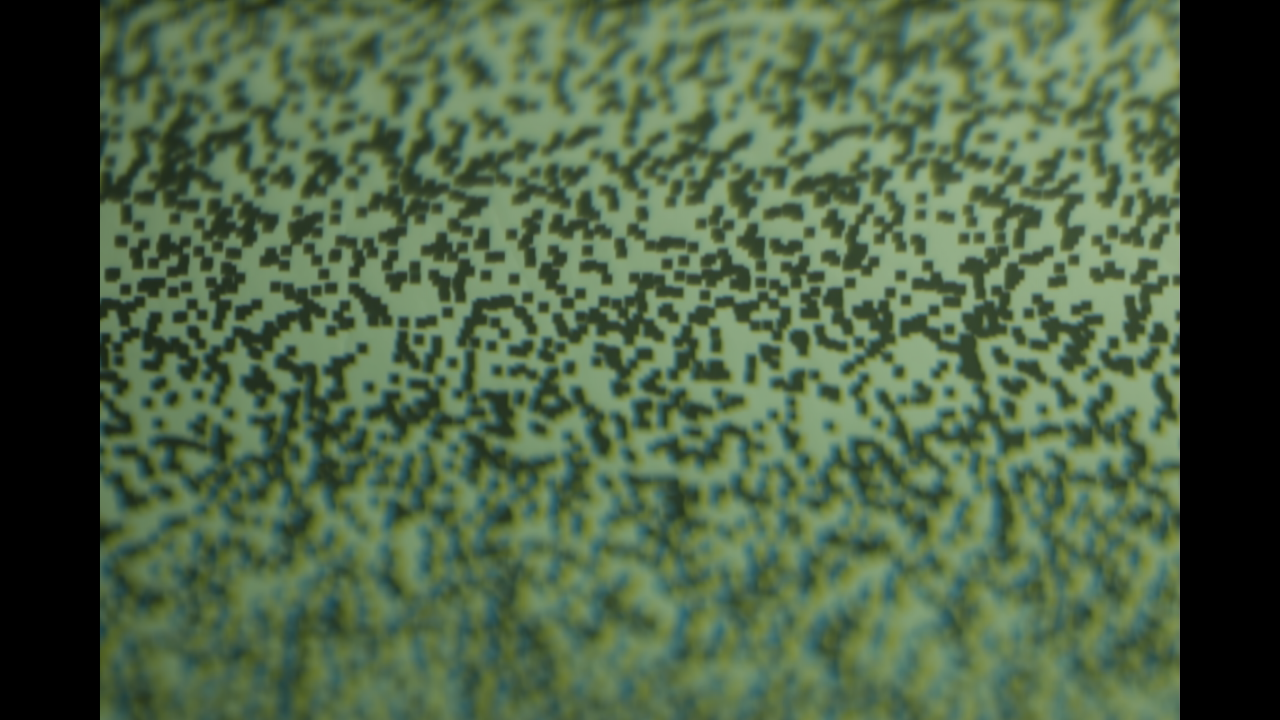
#> input picture assets/sample/calib_2400mm_raw.png, 1280 x 720 px
$ python -i synth.py   (imports and definitions only)
#> lines starting #> are read from the running program, lines starting #| are printed output that depends on the picture
### tools/record_repro/2026-11-07/theme1_physics/spectral.py
"""分光モデル: 光源・センサ・開口フィルタを合わせて、各センサチャネルがどちらの半開口の光を受けるかを出す。

開発リポにフィルタの分光資料は無かった（Grep で確認）ので、すべて [仮定]。
ただし「単色光ならどのチャネルも同じ開口形状を見る」は仮定によらない（T(x,y;λ) は 1 つの関数）。
"""
import numpy as np

LAM = np.arange(380.0, 731.0, 1.0)
DL = LAM[1] - LAM[0]


def gauss(mu, fwhm):
    s = fwhm / 2.3548
    return np.exp(-0.5 * ((LAM - mu) / s) ** 2)


def expit(x):
    return 1.0 / (1.0 + np.exp(-x))


# センサ感度 [仮定]（IR カットで 680 nm 以降を落とす）
IRCUT = expit((680.0 - LAM) / 8.0)
SENS = dict(
    R=gauss(600.0, 75.0) * IRCUT,
    G=gauss(535.0, 85.0) * IRCUT,
    B=gauss(462.0, 65.0) * IRCUT,
)
#> further down, picture is the input picture: shape (720, 1280, 3); mean B, G, R 70.3, 98.6, 77.7
CH = ["R", "G", "B"]


# [5 lines left out: function filter_pair, not called in this run]


FILTER_CASES = {
    "基準(Y500/C580)": dict(y_edge=500.0, c_edge=580.0, leak=0.0),
    "重なり狭(Y520/C560)": dict(y_edge=520.0, c_edge=560.0, leak=0.0),
    "重なり広(Y480/C610)": dict(y_edge=480.0, c_edge=610.0, leak=0.0),
    "基準+漏れ3%": dict(y_edge=500.0, c_edge=580.0, leak=0.03),
}

# 光源・物体 [仮定]。LED のピーク・半値幅は一般知識の範囲の仮定
# [48 lines left out: functions sources, wb_gains, weights, centroid_e, not called in this run]

### tools/record_repro/2026-11-07/theme1_physics/synth.py
"""分割カラーフィルタ開口の PSF で物体を合成する道具。

チャネル k の画像 I_k = Σ_成分 [ W_kY (mask ⊛ PSF_Y) + W_kC (mask ⊛ PSF_C) ]
PSF_Y, PSF_C はそれぞれ半円（面積比 0.5 ずつ）。合焦面より手前（c>0）では Y 側の像が右へずれる。
大気・レンズ収差・回折・ケラレは入れない。
"""
import sys

sys.dont_write_bytecode = True
import cv2
import numpy as np
from scipy.signal import fftconvolve

import spectral as sp


# [35 lines left out: functions half_kernels, conv, box_down, not called in this run]


def enc_gamma(x):
    x = np.clip(x, 0, 1)
    return 255.0 * np.where(x <= 0.0031308, 12.92 * x, 1.055 * np.power(np.maximum(x, 1e-9), 1 / 2.4) - 0.055)


# [6 lines left out: function to_u8, not called in this run]


def chroma420(bgr):
    """4:2:0 の模擬: クロマを 2×2 平均して 1/2 にし、線形補間で戻す（BT.601 の cv2 変換）"""
    ycc = cv2.cvtColor(bgr, cv2.COLOR_BGR2YCrCb)
#> ycc: shape (720, 1280, 3); mean of channels 0, 1, 2 89.1, 119.8, 117.4
    h, w = ycc.shape[:2]
#> h = 720; w = 1280
    h2, w2 = h // 2, w // 2
#> h2 = 360; w2 = 640
    y = ycc[:, :, 0]
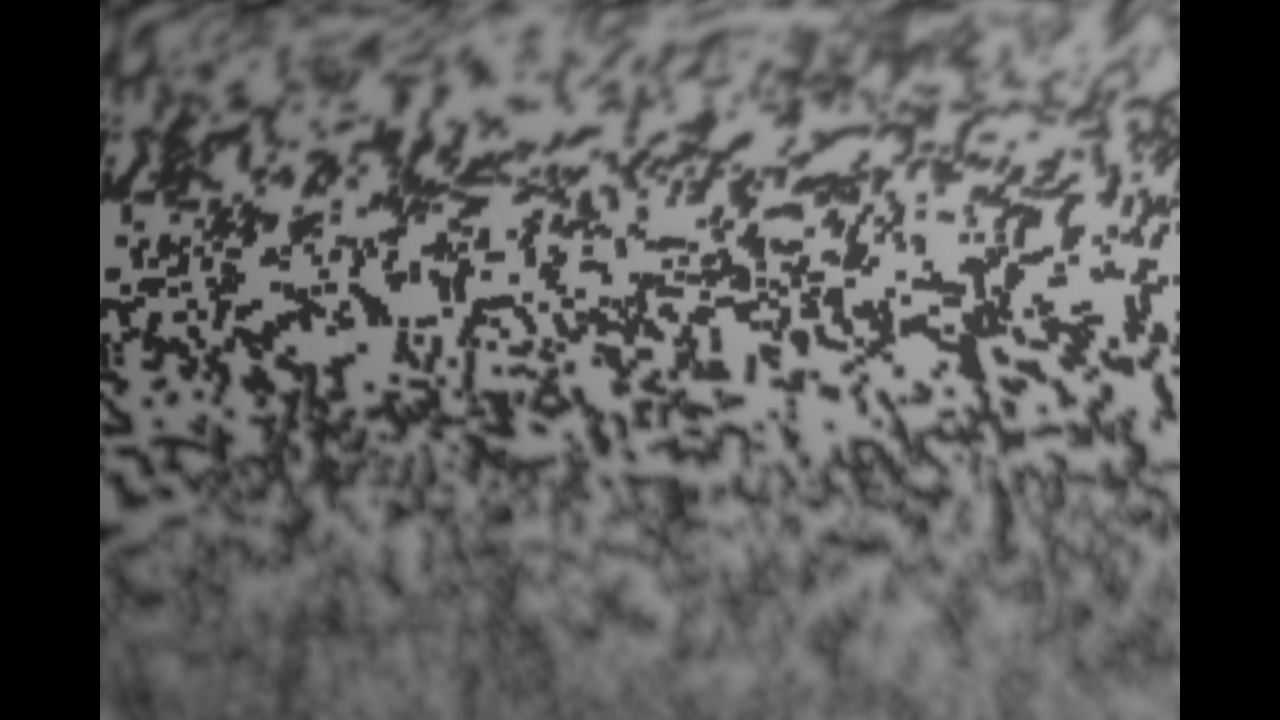
#> y: shape (720, 1280); min 0, max 167, mean 89.1
    cr = cv2.resize(ycc[:, :, 1], (w2, h2), interpolation=cv2.INTER_AREA)
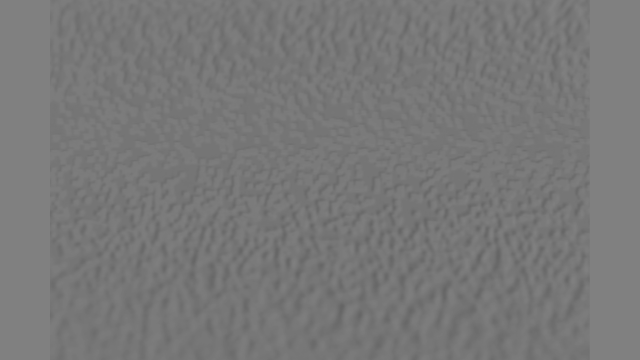
#> cr: shape (360, 640); min 101, max 130, mean 120
    cb = cv2.resize(ycc[:, :, 2], (w2, h2), interpolation=cv2.INTER_AREA)
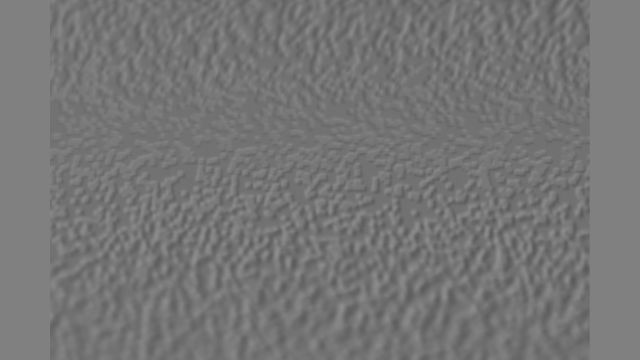
#> cb: shape (360, 640); min 90, max 142, mean 117.5
    cr = cv2.resize(cr, (w, h), interpolation=cv2.INTER_LINEAR)
#> cr: shape (720, 1280)
    cb = cv2.resize(cb, (w, h), interpolation=cv2.INTER_LINEAR)
#> cb: shape (720, 1280)
    out = np.stack([y, cr, cb], axis=-1)
#> out: shape (720, 1280, 3); mean of channels 0, 1, 2 89.1, 119.9, 117.5
    return cv2.cvtColor(out, cv2.COLOR_YCrCb2BGR)


# [10 lines left out: function measured_like_filter, not called in this run]


def narrow_sensors():
    sens = dict(R=sp.gauss(612.0, 55.0) * sp.IRCUT, G=sp.gauss(535.0, 70.0) * sp.IRCUT, B=sp.gauss(458.0, 50.0) * sp.IRCUT)
    return sens


# [8 lines left out: function weights_for, not called in this run]


class Spectra:
    """白色光での重みと灯火の重みをまとめて持つ"""

    # [17 lines left out: functions __init__, describe, not called in this run]


def ideal_spectra():
    """理想: R は Y のみ、B は C のみ、G は Y・C 半々。灯火は単色で、狭帯域の 1 チャネル（黄は R,G）"""
    return None


# [33 lines left out: functions signal_masks, render, not called in this run]

>>> import cv2
>>> picture = cv2.imread('../../../../assets/sample/calib_2400mm_raw.png')
>>> result = chroma420(picture)
